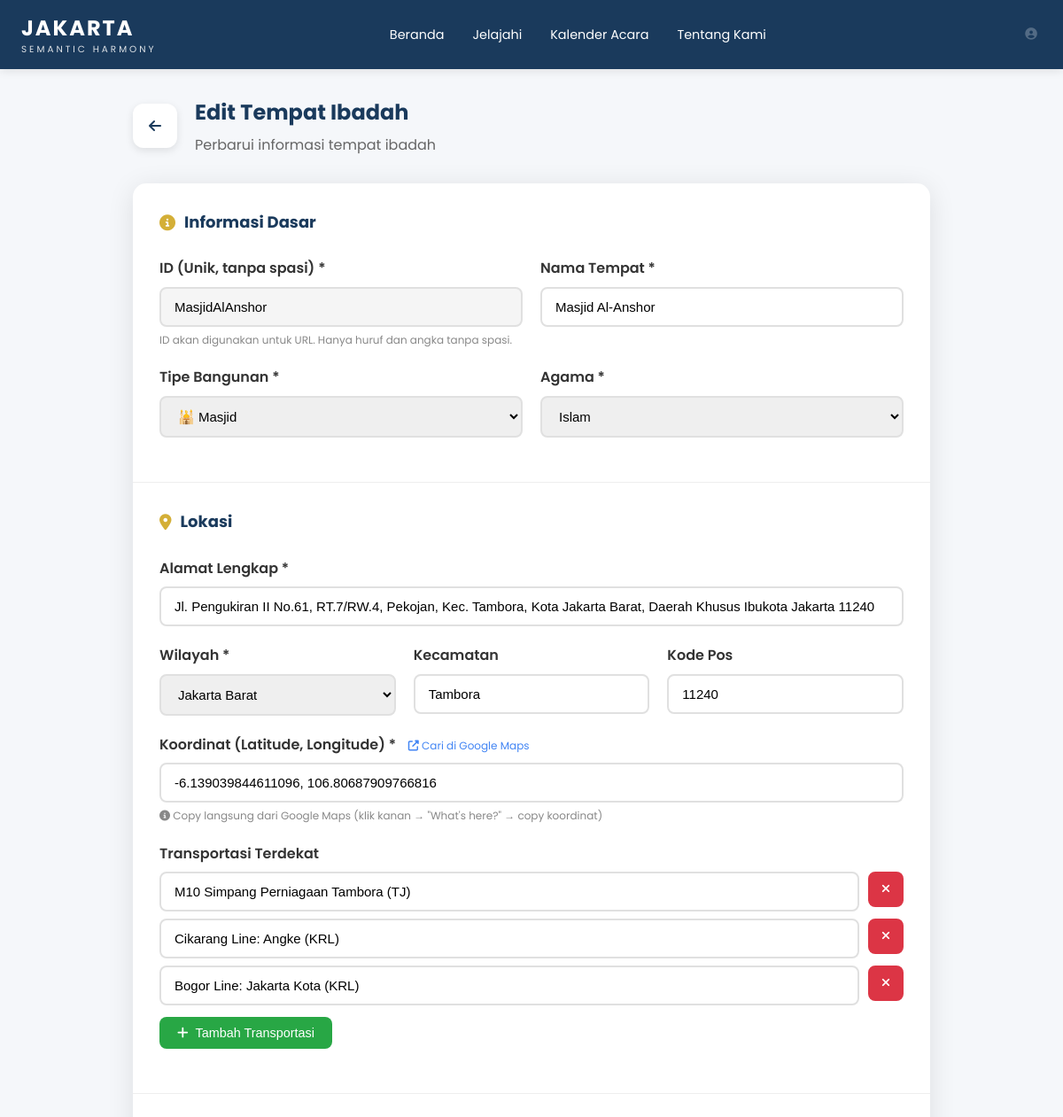
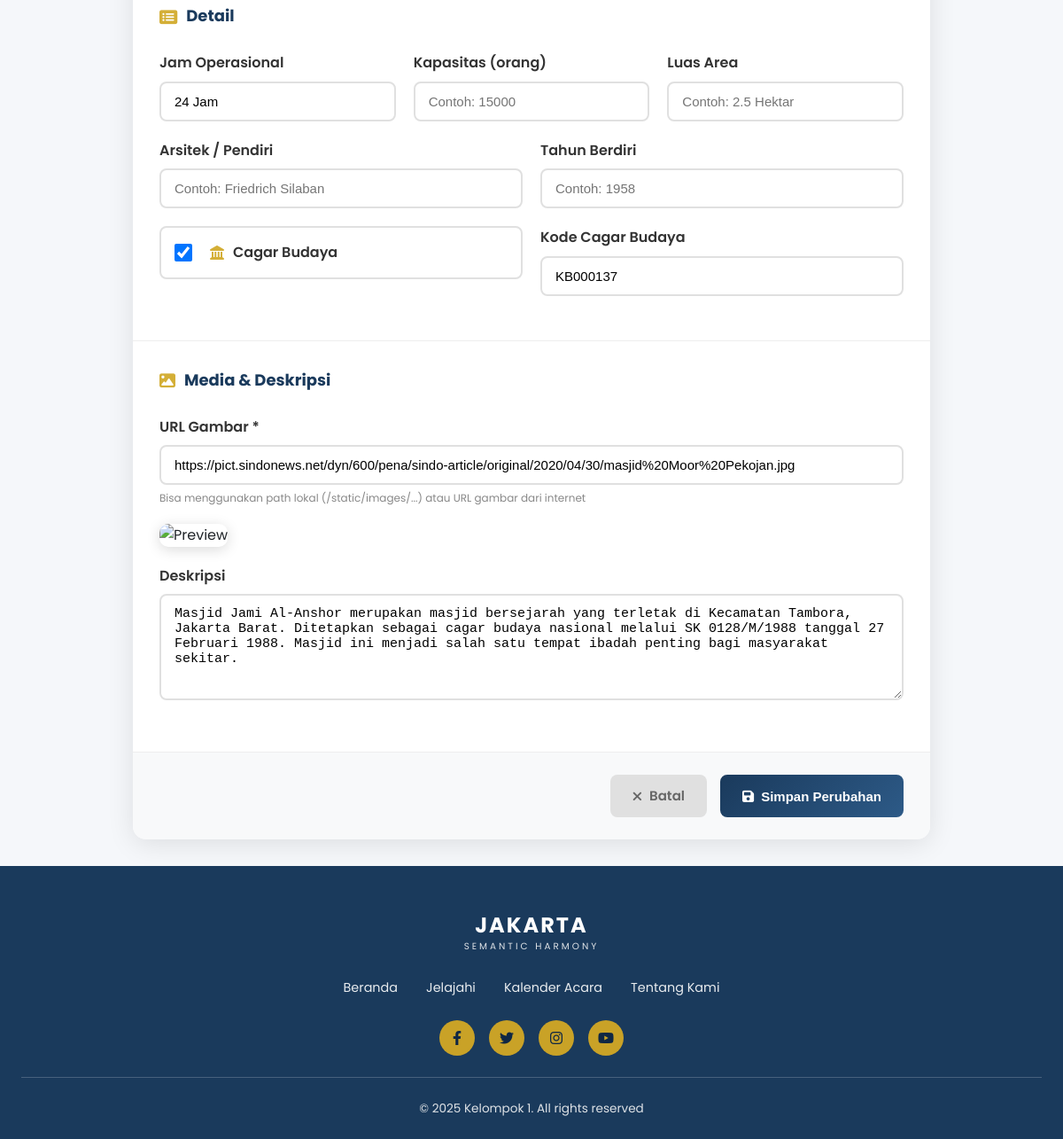
The app's page /admin/edit/MasjidAlAnshor (signed in) with its own data (2 pictures, top to bottom).
### tables this page shows
CREATE TABLE sites (
            id TEXT PRIMARY KEY,
            nama TEXT NOT NULL,
            alamat TEXT,
            wilayah TEXT,
            kecamatan TEXT,
            kode_pos TEXT,
            tipe TEXT,
            agama TEXT,
            jam_buka TEXT,
            kapasitas INTEGER,
            luas TEXT,
            arsitek TEXT,
            tahun_berdiri INTEGER,
            is_heritage INTEGER DEFAULT 0,
            heritage_code TEXT,
            transport_terdekat TEXT,
            latitude REAL,
            longitude REAL,
            gambar_url TEXT,
            deskripsi TEXT
        );

### app.py (the view, shortened to what this page needs)
@app.route('/admin/edit/<site_id>', methods=['GET', 'POST'])
@login_required
def admin_edit(site_id):
    conn = get_db()
    site = conn.execute('SELECT * FROM sites WHERE id = ?', (site_id,)).fetchone()
    conn.close()
    if not site:
        flash('Tempat ibadah tidak ditemukan.', 'danger')
        return redirect(url_for('admin_dashboard'))
    return render_template('admin/form.html', site=site, action='edit')

### templates/admin/form.html (shortened to what this page needs)
{% extends 'base.html' %}
{% block content %}
<section class="admin-section">
    <div class="form-container">
        <div class="form-header">
            <a href="{{ url_for('admin_dashboard') }}" class="btn-back">
                <i class="fas fa-arrow-left"></i>
            </a>
            <div>
                <h1>{{ 'Edit' if action == 'edit' else 'Tambah' }} Tempat Ibadah</h1>
                <p>{{ 'Perbarui informasi tempat ibadah' if action == 'edit' else 'Tambahkan tempat ibadah baru' }}</p>
            </div>
        </div>
        <form method="POST" class="site-form">
            <div class="form-section">
                <h3><i class="fas fa-info-circle"></i> Informasi Dasar</h3>
                <div class="form-row">
                    <div class="form-group">
                        <label for="id">ID (Unik, tanpa spasi) *</label>
                        <input type="text" id="id" name="id"
                               value="{{ site.id if site else '' }}"
                               {{ 'readonly' if action == 'edit' else 'required' }}
                               placeholder="Contoh: MasjidAgungSleman">
                        <small>ID akan digunakan untuk URL. Hanya huruf dan angka tanpa spasi.</small>
                    </div>
                    <div class="form-group">
                        <label for="nama">Nama Tempat *</label>
                        <input type="text" id="nama" name="nama" required
                               value="{{ site.nama if site else '' }}"
                               placeholder="Contoh: MASJID AGUNG SLEMAN">
                    </div>
                </div>
                <div class="form-row">
                    <div class="form-group">
                        <label for="tipe">Tipe Bangunan *</label>
                        <select id="tipe" name="tipe" required>
                            <option value="Mosque" {{ 'selected' if site and site.tipe == 'Mosque' }}>🕌 Masjid</option>
                        </select>
                    </div>
                    <div class="form-group">
                        <label for="agama">Agama *</label>
                        <select id="agama" name="agama" required>
                            <option value="Islam" {{ 'selected' if site and site.agama == 'Islam' }}>Islam</option>
                        </select>
                    </div>
                </div>
            </div>
            <div class="form-section">
                <h3><i class="fas fa-map-marker-alt"></i> Lokasi</h3>
                <div class="form-group">
                    <label for="alamat">Alamat Lengkap *</label>
                    <input type="text" id="alamat" name="alamat" required
                           value="{{ site.alamat if site else '' }}"
                           placeholder="Contoh: Jl. Sisingamangaraja No. 1">
                </div>
                <div class="form-row">
                    <div class="form-group">
                        <label for="wilayah">Wilayah *</label>
                        <select id="wilayah" name="wilayah" required>
                            <option value="JakartaBarat" {{ 'selected' if site and site.wilayah == 'JakartaBarat' }}>Jakarta Barat</option>
                        </select>
                    </div>
                    <div class="form-group">
                        <label for="kecamatan">Kecamatan</label>
                        <input type="text" id="kecamatan" name="kecamatan"
                               value="{{ site.kecamatan if site else '' }}"
                               placeholder="Contoh: KecamatanKebayoranBaru">
                    </div>
                    <div class="form-group">
                        <label for="kode_pos">Kode Pos</label>
                        <input type="text" id="kode_pos" name="kode_pos"
                               value="{{ site.kode_pos if site else '' }}"
                               placeholder="Contoh: 12110">
                    </div>
                </div>
                <div class="form-group">
                    <label for="koordinat">Koordinat (Latitude, Longitude) * <a href="https://www.google.com/maps" target="_blank" class="help-link"><i class="fas fa-external-link-alt"></i> Cari di Google Maps</a></label>
                    <input type="text" id="koordinat" name="koordinat" required
                           value="{{ (site.latitude|string + ', ' + site.longitude|string) if site and site.latitude else '' }}"
                           placeholder="Contoh: -6.234920731352565, 106.79910971785888">
                    <small><i class="fas fa-info-circle"></i> Copy langsung dari Google Maps (klik kanan → "What's here?" → copy koordinat)</small>
                </div>
                <div class="form-group">
                    <label>Transportasi Terdekat</label>
                    <div id="transport-list">
                        {% if site and site.transport_terdekat %}
                            {% for transport in site.transport_terdekat.split('; ') %}
                            <div class="transport-input-row">
                                <input type="text" name="transport_item" value="{{ transport }}" placeholder="Contoh: Stasiun MRT ASEAN">
                                <button type="button" class="btn-remove-transport" onclick="removeTransport(this)" title="Hapus"><i class="fas fa-times"></i></button>
                            </div>
                            {% endfor %}
                        {% else %}
                            <div class="transport-input-row">
                                <input type="text" name="transport_item" placeholder="Contoh: Stasiun MRT ASEAN">
                                <button type="button" class="btn-remove-transport" onclick="removeTransport(this)" title="Hapus"><i class="fas fa-times"></i></button>
                            </div>
                        {% endif %}
                    </div>
                    <button type="button" class="btn-add-transport" onclick="addTransport()">
                        <i class="fas fa-plus"></i> Tambah Transportasi
                    </button>
                </div>
            </div>
            <div class="form-section">
                <h3><i class="fas fa-list-alt"></i> Detail</h3>
                <div class="form-row">
                    <div class="form-group">
                        <label for="jam_buka">Jam Operasional</label>
                        <input type="text" id="jam_buka" name="jam_buka"
                               value="{{ site.jam_buka if site else '' }}"
                               placeholder="Contoh: 04:00 - 22:00 WIB">
                    </div>
                    <div class="form-group">
                        <label for="kapasitas">Kapasitas (orang)</label>
                        <input type="number" id="kapasitas" name="kapasitas"
                               value="{{ site.kapasitas if site else '' }}"
                               placeholder="Contoh: 15000">
                    </div>
                    <div class="form-group">
                        <label for="luas">Luas Area</label>
                        <input type="text" id="luas" name="luas"
                               value="{{ site.luas if site else '' }}"
                               placeholder="Contoh: 2.5 Hektar">
                    </div>
                </div>
                <div class="form-row">
                    <div class="form-group">
                        <label for="arsitek">Arsitek / Pendiri</label>
                        <input type="text" id="arsitek" name="arsitek"
                               value="{{ site.arsitek if site else '' }}"
                               placeholder="Contoh: Friedrich Silaban">
                    </div>
                    <div class="form-group">
                        <label for="tahun_berdiri">Tahun Berdiri</label>
                        <input type="number" id="tahun_berdiri" name="tahun_berdiri"
                               value="{{ site.tahun_berdiri if site else '' }}"
                               placeholder="Contoh: 1958">
                    </div>
                </div>
                <div class="form-row">
                    <div class="form-group checkbox-group">
                        <label>
                            <input type="checkbox" id="is_heritage" name="is_heritage"
                                   {{ 'checked' if site and site.is_heritage }}>
                            <i class="fas fa-landmark"></i> Cagar Budaya
                        </label>
                    </div>
                    <div class="form-group">
                        <label for="heritage_code">Kode Cagar Budaya</label>
                        <input type="text" id="heritage_code" name="heritage_code"
                               value="{{ site.heritage_code if site else '' }}"
                               placeholder="Contoh: KB000123">
                    </div>
                </div>
            </div>
            <div class="form-section">
                <h3><i class="fas fa-image"></i> Media & Deskripsi</h3>
                <div class="form-group">
                    <label for="gambar_url">URL Gambar *</label>
                    <input type="text" id="gambar_url" name="gambar_url" required
                           value="{{ site.gambar_url if site else '' }}"
                           placeholder="Contoh: /static/images/masjid.jpg atau https://...">
                    <small>Bisa menggunakan path lokal (/static/images/...) atau URL gambar dari internet</small>
                </div>
                {% if site and site.gambar_url %}
                <div class="image-preview">
                    <img src="{{ site.gambar_url }}" alt="Preview">
                </div>
                {% endif %}
                <div class="form-group">
                    <label for="deskripsi">Deskripsi</label>
                    <textarea id="deskripsi" name="deskripsi" rows="5"
                              placeholder="Deskripsi lengkap tentang tempat ibadah ini...">{{ site.deskripsi if site else '' }}</textarea>
                </div>
            </div>
            <div class="form-actions">
                <a href="{{ url_for('admin_dashboard') }}" class="btn btn-cancel">
                    <i class="fas fa-times"></i> Batal
                </a>
                <button type="submit" class="btn btn-save">
                    <i class="fas fa-save"></i> {{ 'Simpan Perubahan' if action == 'edit' else 'Tambah Tempat' }}
                </button>
            </div>
        </form>
    </div>
</section>
{% endblock %}

### templates/base.html (shortened to what this page needs)
<!DOCTYPE html>
<html lang="id">
<head>
    <link rel="stylesheet" href="https://cdnjs.cloudflare.com/ajax/libs/font-awesome/6.4.0/css/all.min.css">
    <link rel="stylesheet" href="{{ url_for('static', filename='css/style.css') }}">
</head>
<body>
    <nav class="navbar">
        <div class="nav-container">
            <a href="/" class="nav-logo">
                <span class="logo-text">JAKARTA</span>
                <span class="logo-subtext">SEMANTIC HARMONY</span>
            </a>
            <ul class="nav-menu">
                <li><a href="/" class="nav-link {% if request.path == '/' %}active{% endif %}">Beranda</a></li>
                <li><a href="/jelajahi" class="nav-link {% if request.path == '/jelajahi' %}active{% endif %}">Jelajahi</a></li>
                <li><a href="/kalender" class="nav-link {% if request.path == '/kalender' %}active{% endif %}">Kalender Acara</a></li>
                <li><a href="/tentang" class="nav-link {% if request.path == '/tentang' %}active{% endif %}">Tentang Kami</a></li>
            </ul>
            <div class="nav-actions">
                <a href="/login" class="admin-btn" title="Admin Login">
                    <i class="fas fa-user-circle"></i>
                </a>
            </div>
        </div>
    </nav>
    <main>
        {% block content %}{% endblock %}
    </main>
    <footer class="footer">
        <div class="footer-container">
            <div class="footer-logo">
                <span class="logo-text">JAKARTA</span>
                <span class="logo-subtext">SEMANTIC HARMONY</span>
            </div>
            <ul class="footer-links">
                <li><a href="/">Beranda</a></li>
                <li><a href="/jelajahi">Jelajahi</a></li>
                <li><a href="/kalender">Kalender Acara</a></li>
                <li><a href="/tentang">Tentang Kami</a></li>
            </ul>
            <div class="footer-social">
                <a href="#"><i class="fab fa-facebook-f"></i></a>
                <a href="#"><i class="fab fa-twitter"></i></a>
                <a href="#"><i class="fab fa-instagram"></i></a>
                <a href="#"><i class="fab fa-youtube"></i></a>
            </div>
            <hr class="footer-divider">
            <p class="footer-copyright">© 2025 Kelompok 1. All rights reserved</p>
        </div>
    </footer>
</body>
</html>

### records on screen
sites: id "MasjidAlAnshor", nama "Masjid Al-Anshor", alamat "Jl. Pengukiran II No.61, RT.7/RW.4, Pekojan, Kec. Tambora, Kota Jakarta Barat, Daerah Khusus Ibukota Jakarta 11240", kecamatan "Tambora", kode_pos "11240", koordinat "-6.139039844611096, 106.80687909766816", jam_buka "24 Jam", heritage_code "KB000137", gambar_url "https://pict.sindonews.net/dyn/600/pena/sindo-article/original/2020/04/30/masjid%20Moor%20Pekojan.jpg", deskripsi "Masjid Jami Al-Anshor merupakan masjid bersejarah yang terletak di Kecamatan Tambora, Jakarta Barat. Ditetapkan sebagai cagar budaya nasional melalui SK 0128/M/1988 tanggal 27 Februari 1988. Masjid ini menjadi salah satu tempat ibadah penting bagi masyarakat sekitar."

### other values on screen
{{ 'Edit' if action == 'edit' else 'Tambah' }} "Edit"
{{ 'Simpan Perubahan' if action == 'edit' else 'Tambah Tempat' }} "Simpan Perubahan"
